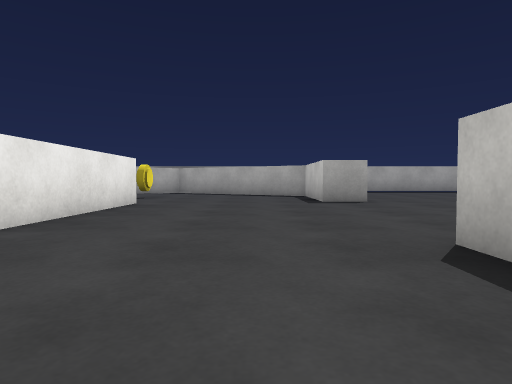
[1] (above)

19 first-person views from a walk through a Unity game level. The camera is 0.48 m above the floor, tilts 2° down and sees 75° across. The floor is counted in squares, 1 m on a side. Each view is taken from the middle of a square. On the plan, view 1 faces up. The plan holds only what a view shows up to about 9 squares ahead; the rest is blank. The place goes on beyond the plan. The player is left out. Surface patterns are stand-ins for the level's own textures.

[2]
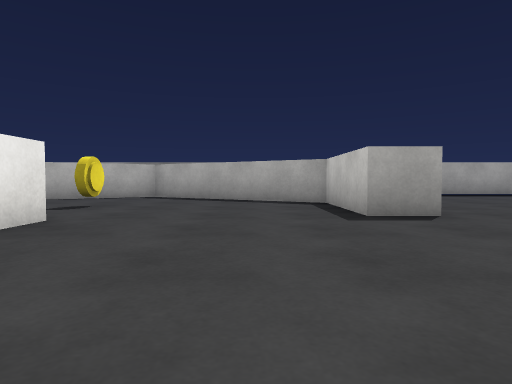

[3]
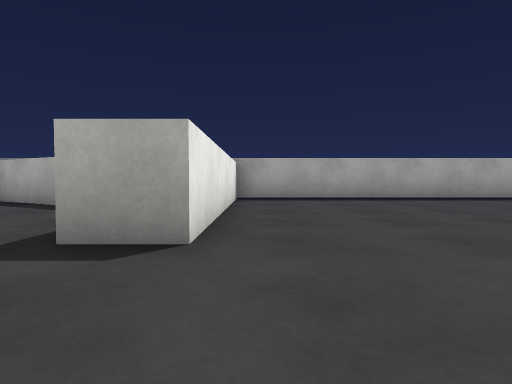

[4]
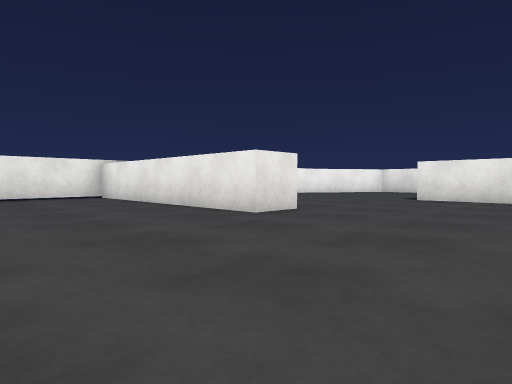

[5]
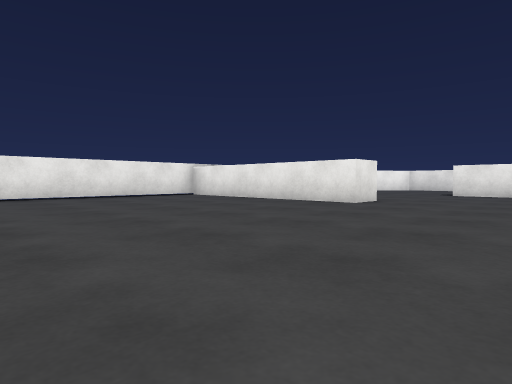

[6]
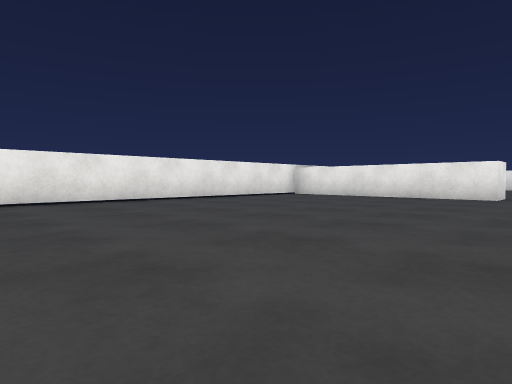

[7]
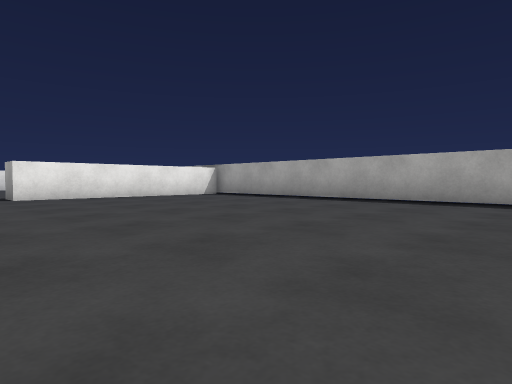

[8]
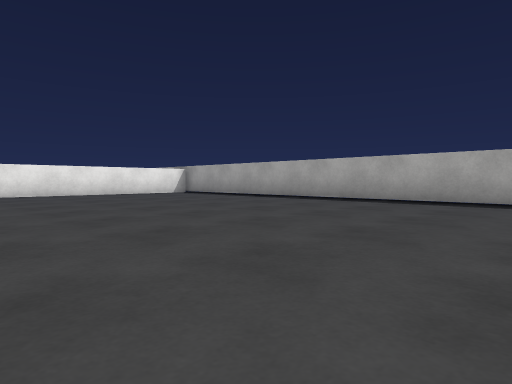

[9]
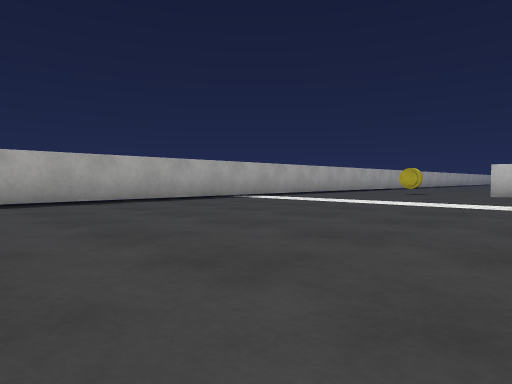

[10]
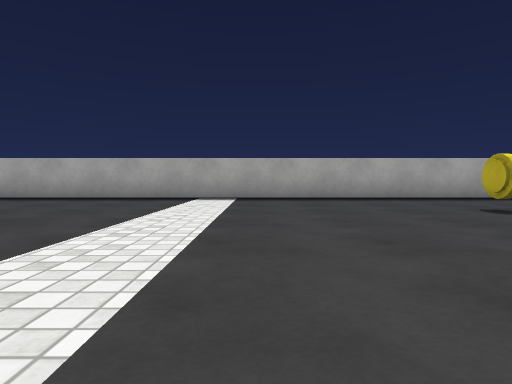

[11]
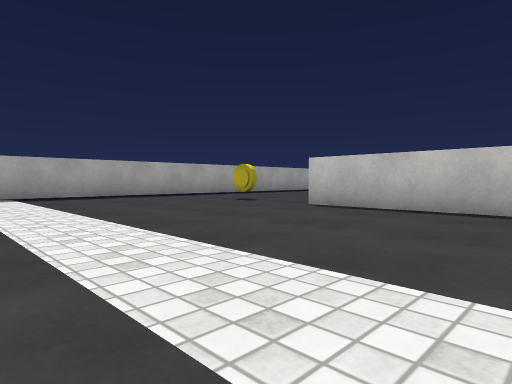

[12]
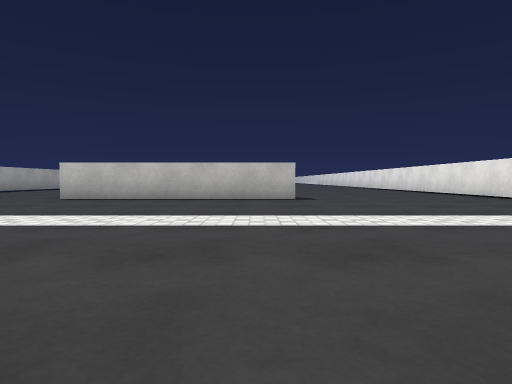

[13]
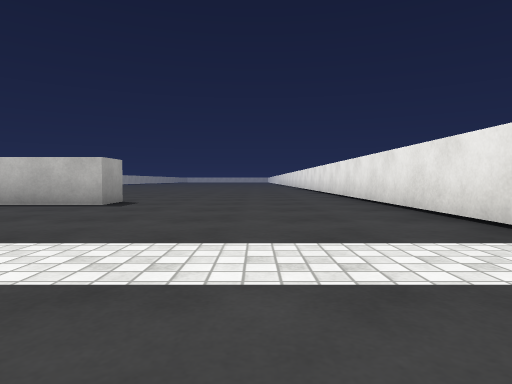

[14]
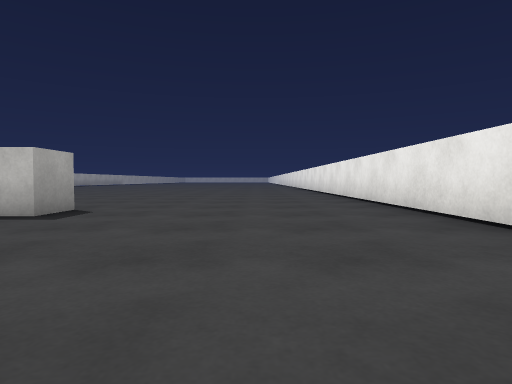

[15]
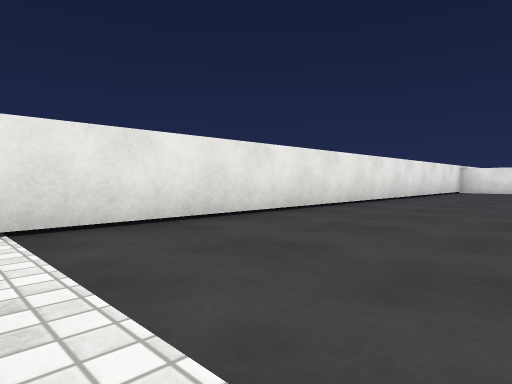

[16]
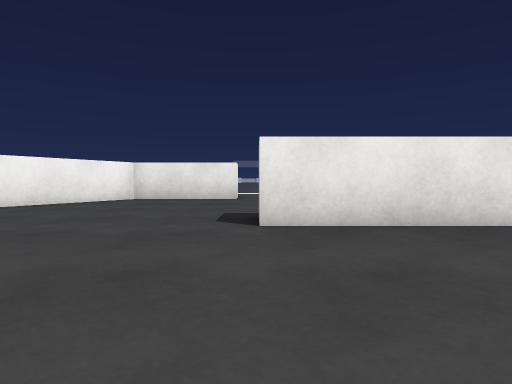

[17]
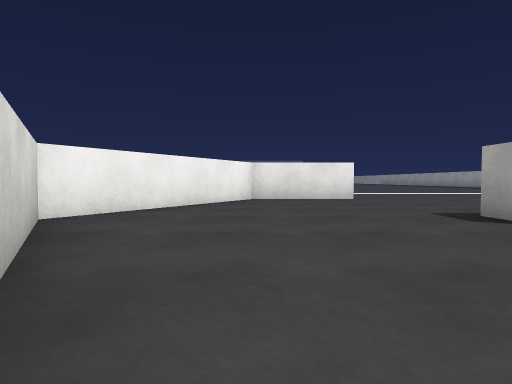

[18]
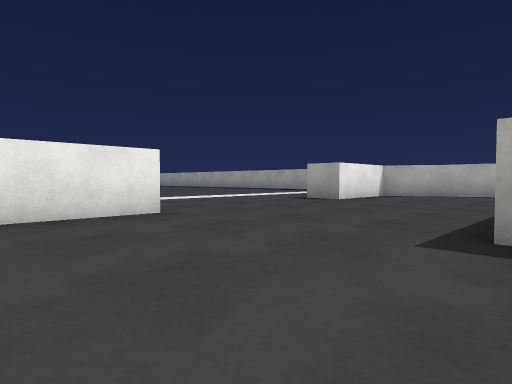

[19]
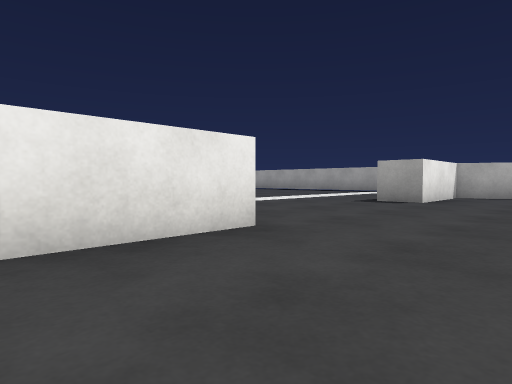

### Floor plan
Points are (right, up) in squares from view 1. A wall is a line through its corners. A room is listed if a view was taken in it or the views show most of it. See-through windows are left out.
Room 1 (views 1, 2, 3, 4, 5, 6, 7, 8, 9, 10, 11, 12, 13, 14, 15, 16, 17, 18, 19)
walls: (1.5, 1.9) (1.5, 2.5) (2.5, 2.5) (2.5, -3.3); (2.7, -3.5) (16.6, -3.5); (18.2, -3.5) (25.5, -3.5); (-2.5, 7) (-2.5, 3); (22.5, 2) (21.5, 2) (21.5, 8); (-2.8, 3) (-3.5, 3); (-4, 12) (-7.5, 10) (-7.5, 7.5) (-8.5, 7.5); (23.9, 13.5) (2.5, 13.5) (2.5, 7.5) (1.5, 7.5) (1.5, 10.1) (-2.9, 12.7); (-7.5, 2.5) (-7.5, -0.1) (-3.1, -2.7) (-0.6, -1.2)
objects: other object (-3, 9); other object (22, 10)

Positions as (right, up) in squares from view 1, and headings:
1: (0, 0), facing up
2: (0, 3), facing up
3: (3, 5), facing up
4: (6, 6), facing down-left
5: (9, 6), facing down-left
6: (12, 4), facing down-left
7: (12, 6), facing up-left
8: (14, 6), facing up-left
9: (10, 6), facing up-right
10: (18, 5), facing up
11: (16, 4), facing up-right
12: (13, 3), facing right
13: (15, -1), facing right
14: (17, -1), facing right
15: (17, 0), facing down-left
16: (1, 3), facing left
17: (1, 0), facing left
18: (-3, 0), facing up-left
19: (-5, 0), facing up-left
